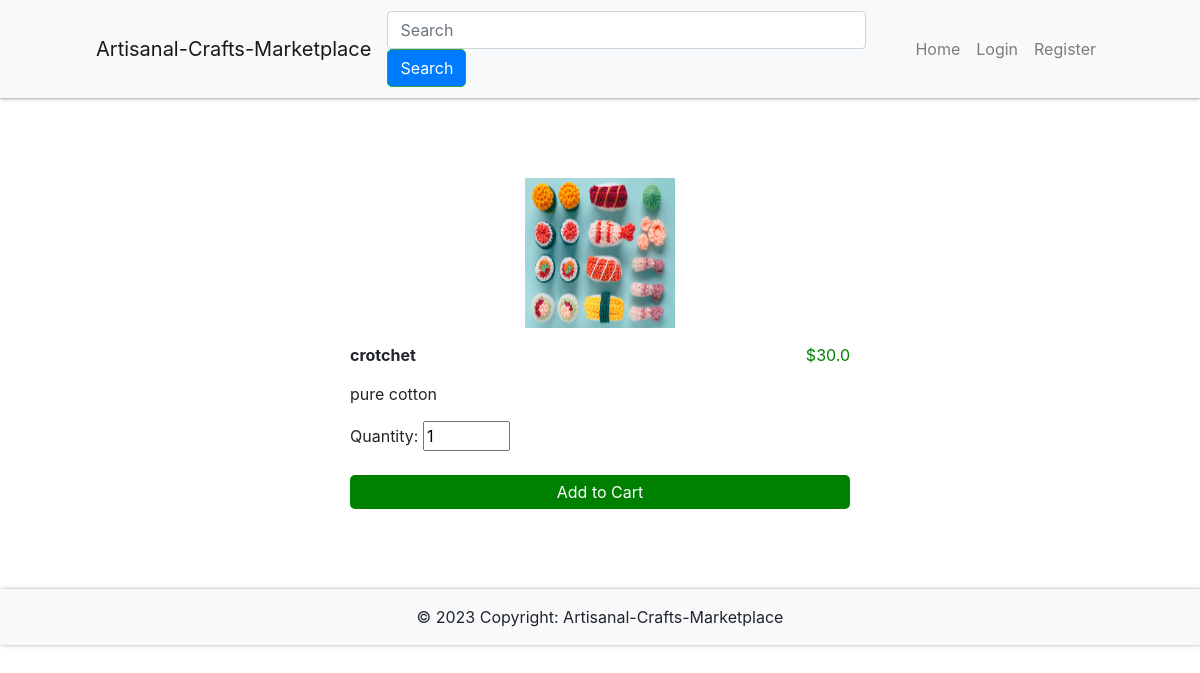
The page /item/11 on the database its author committed.
### app/db_models.py (models this page shows)
class Item(db.Model):
	__tablename__ = "items"
	id = db.Column(db.Integer, primary_key=True)
	name = db.Column(db.String(100), nullable=False)
	price = db.Column(db.Float, nullable=False)
	category = db.Column(db.Text, nullable=False)
	image = db.Column(db.String(250), nullable=False)
	details = db.Column(db.String(250), nullable=False)
	price_id = db.Column(db.String(250), nullable=False)
	orders = db.relationship("Ordered_item", backref="item")
	in_cart = db.relationship("Cart", backref="item")

### app/__init__.py (the view)
@app.route('/item/<int:id>')
def item(id):
    item = Item.query.get(id)
    return render_template('item.html', item=item)

### app/__init__.py (called while the page is built)
@app.context_processor
def inject_now():
    return {'now': datetime.utcnow()}

### app/templates/item.html (shortened to what this page needs)
{% extends "base.html" %}
{% block content %}
    <div class="item-display">
        <div class="img-wrapper">
            <img src="{{ url_for('static', filename=item.image) }}" class="pic" alt="{{ item.name }}">
        </div>
        <b>{{ item.name }}</b>
        <span class="right-item">${{ item.price }}</span><br>
        <div class="details">{{ item.details | safe }}</div>
        <form action="{{ url_for('add_to_cart', id=item.id) }}" method="POST">
            Quantity:
            <input type="number" value="1" name="quantity" min="1" max="50" onkeyup="if(this.value > 50) this.value=50;" required>
            <br><br>
            <input type="submit" class="add-to-cart" value="Add to Cart" name="add">
        </form>
    </div>
{% endblock %}

### app/static/styles.css (style rules this page uses)
.item-display { margin: 0 auto; max-width: 500px; }
.add-to-cart { background-color: green; }
.add-to-cart, .remove-from-cart { width: 100%; border: none; color: white; padding: 5px; border-radius: 5px; cursor: pointer; }
.pic { width:150px; height: 150px; }
.img-wrapper { display: flex; justify-content: center; margin-bottom: 15px; }
.right-item { float:right; color:green; }
.details { padding: 15px 0; }

### rows shown on the page
Item: image+name (picture), name "crotchet", price "30.0", details "pure cotton"
